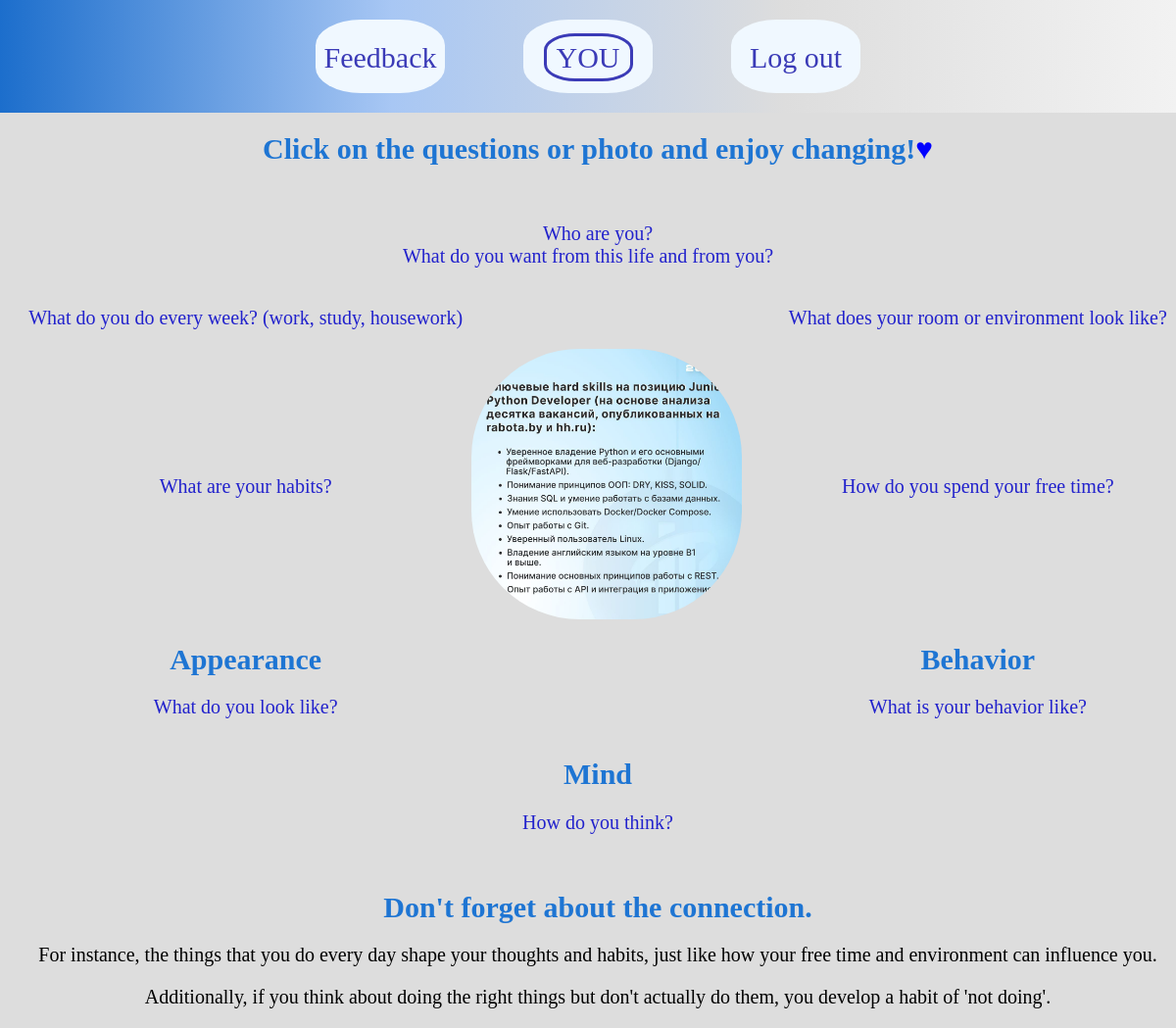
/accounts/profile/ (signed in), run on an earlier commit of the app's database.
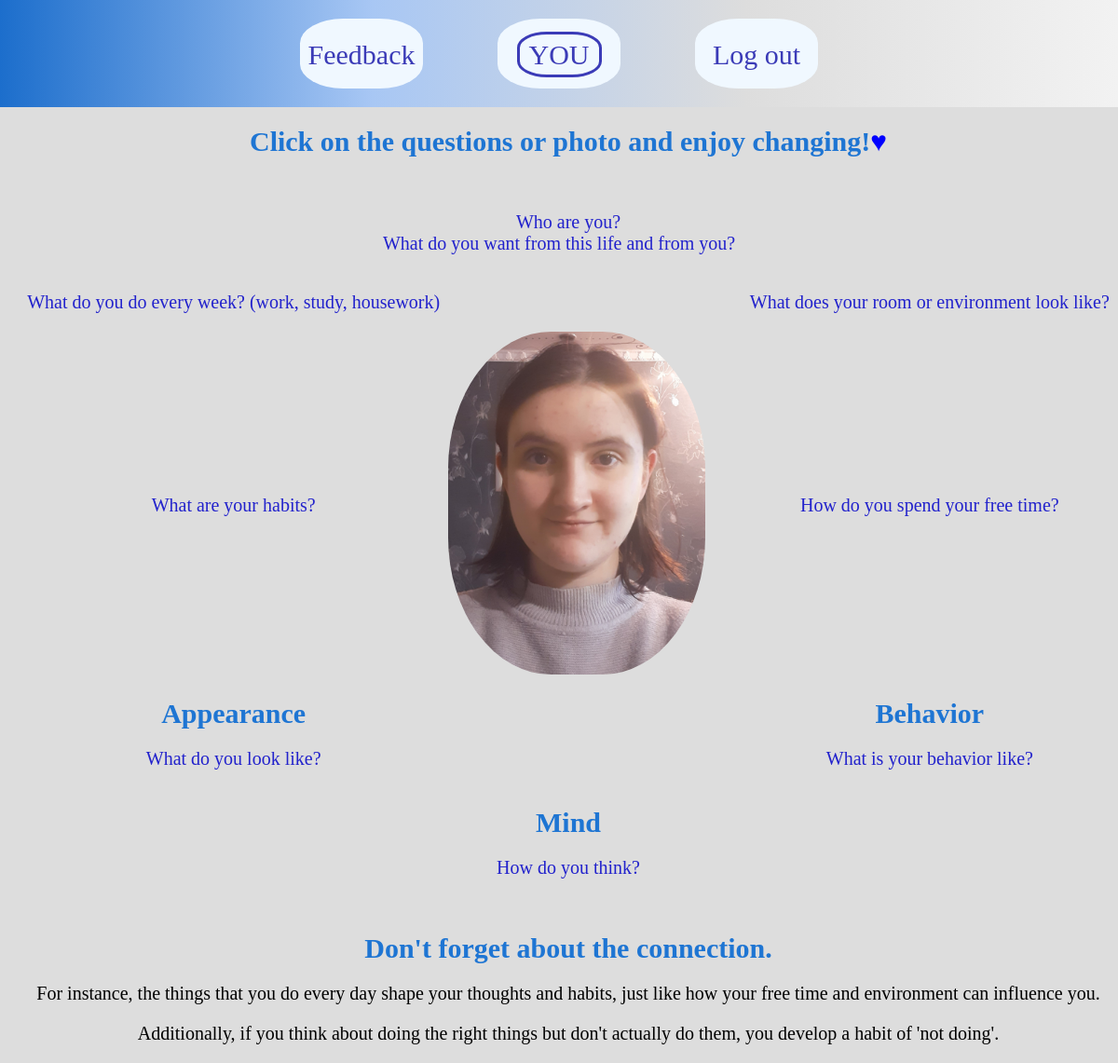
And on a later commit of the database.
### main/models.py (models this page shows)
class ParameterIMGMyPhoto(models.Model):
    class Meta:
        verbose_name_plural = 'MyPhoto'
    image = models.ImageField(upload_to='uploaded')
    date_time_pict = models.DateTimeField(default='2024-01-22 21:41:44')
    date_time = models.DateTimeField()
    user = models.OneToOneField(User, on_delete=models.CASCADE)

### main/views.py (the view)
# urls.py: path('accounts/profile/', main_views.creature, name='creature'),
@login_required
def creature(request):
    user = User.objects.get(username=request.user)
    try:
        image_way = MyPhoto.objects.get(user_id=user.id).image
    except ObjectDoesNotExist:
        image_way = None
    logger.log(20, f"\"Way to user's img: {media_url}{image_way} \"")
    return render(request, 'creature.html', {'media': media_url, 'image':image_way})

### main/templates/creature.html
{% extends 'base.html' %}
{% load static %}
{% block 'links' %}
<link rel="stylesheet" type="text/css" href="{% static 'main/css/creature.css' %}">
{% endblock %}
{% block 'content' %}
    <h1>Click on the questions or photo and enjoy changing!<span class="heart">&#x2665;</span></h1>
    <br>
    <div class="grid-container">
        <div class="parameter1"><p><a href="{% url 'who_are_you' %}">Who are you?<br>What do you want from this life and from you?</a></p></div>
        <div class="parameter2"><p><a href="{% url 'what_do_you_do' %}">What do you do every week? (work, study, housework)</a></p></div>
        <div class="parameter3"><p><a href="{% url 'environment' %}">What does your room or environment look like?</a></p></div>
        <div class="parameter4"><p><a href="{% url 'habits' %}">What are your habits?</a></p></div>
        <div class="parameter_img">
            <a href="{% url 'my_photo' %}">
                {% if image %}
                    <img src="{{ media }}{{ image }}" alt="This is you" title="This is you :&rang;"/>
                {% else %}
                    <img src="{% static 'main/img/this_is_me.jpg' %}" alt="This is a human" title="This is a human :&rang;"/>
                {% endif %}
            </a>
        </div>
        <div class="parameter5"><p><a href="{% url 'free_time' %}">How do you spend your free time?</a></p></div>
        <div class="parameter6">
            <h1>Appearance</h1>
            <p><a href="{% url 'appearance' %}">What do you look like?</a></p>
        </div>
        <div class="parameter7">
            <h1>Behavior</h1>
            <p><a href="{% url 'behavior' %}">What is your behavior like?</a></p>
        </div>
        <div class="parameter8">
            <h1>Mind</h1>
            <p><a href="{% url 'mind' %}">How do you think?</a></p>
        </div>
    </div>
    <br>
    <h1>Don't forget about the connection.</h1>
    <p class="addition">For instance, the things that you do every day shape your thoughts and habits, just like how your free time and environment can influence you.</p>
    <p class="addition">Additionally, if you think about doing the right things but don't actually do them, you develop a habit of 'not doing'.</p>
{% endblock %}

What changed in the data, as far as the page shows it:
removed ParameterIMGMyPhoto: image (picture)
added ParameterIMGMyPhoto: image (picture)
